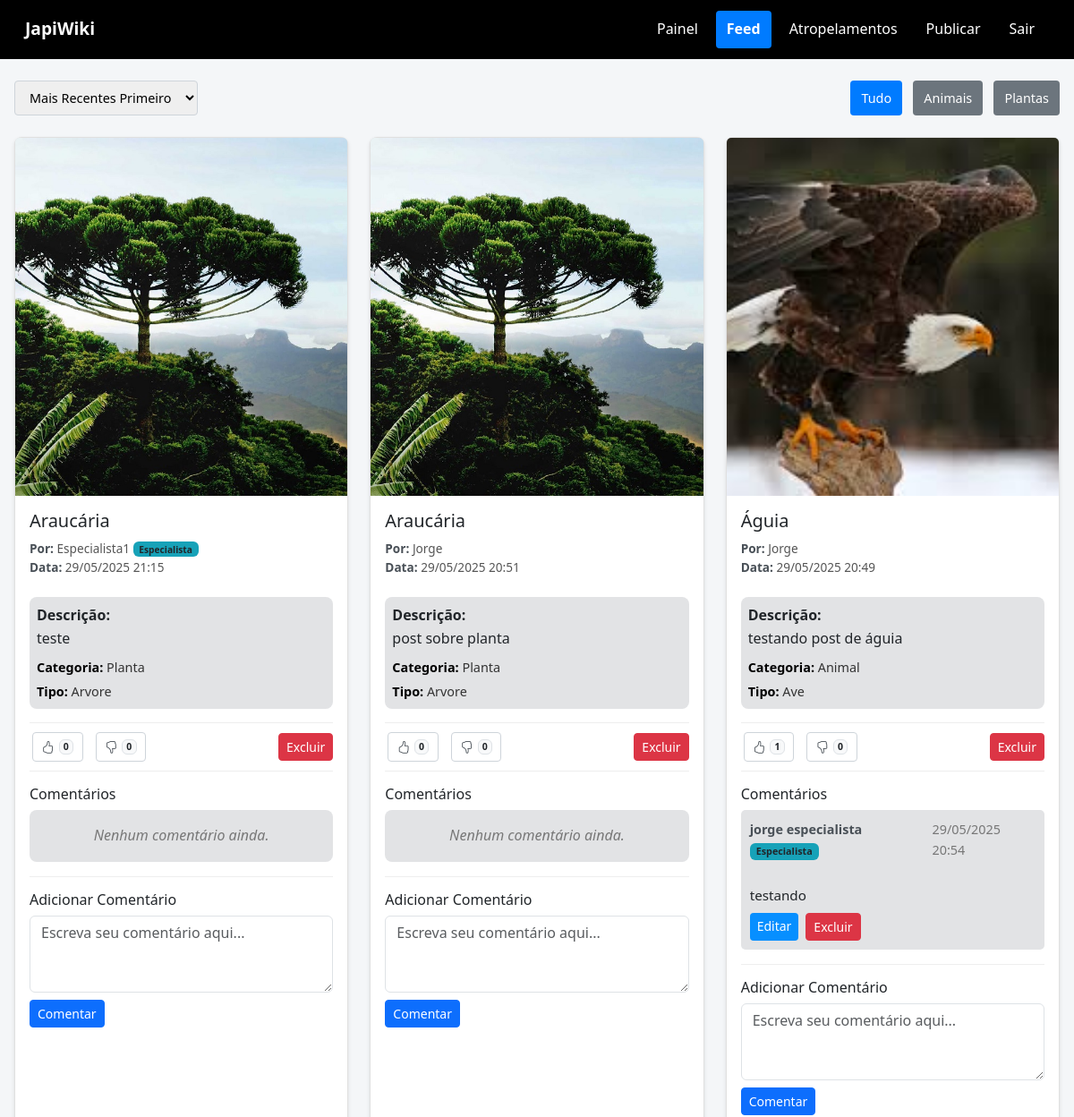
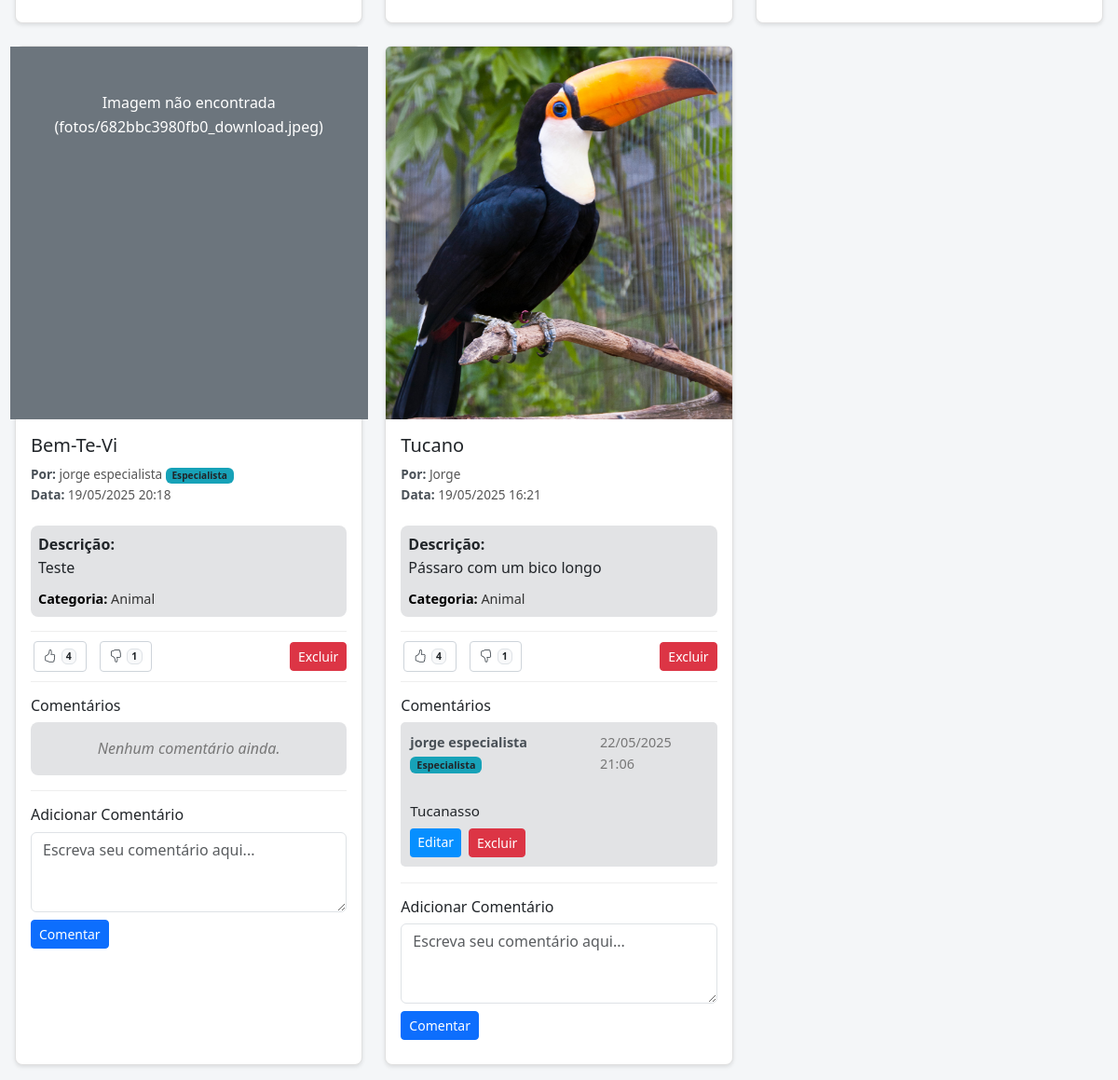
Page /feed_user.php (signed in) on the earlier database version (2 pictures, top to bottom).
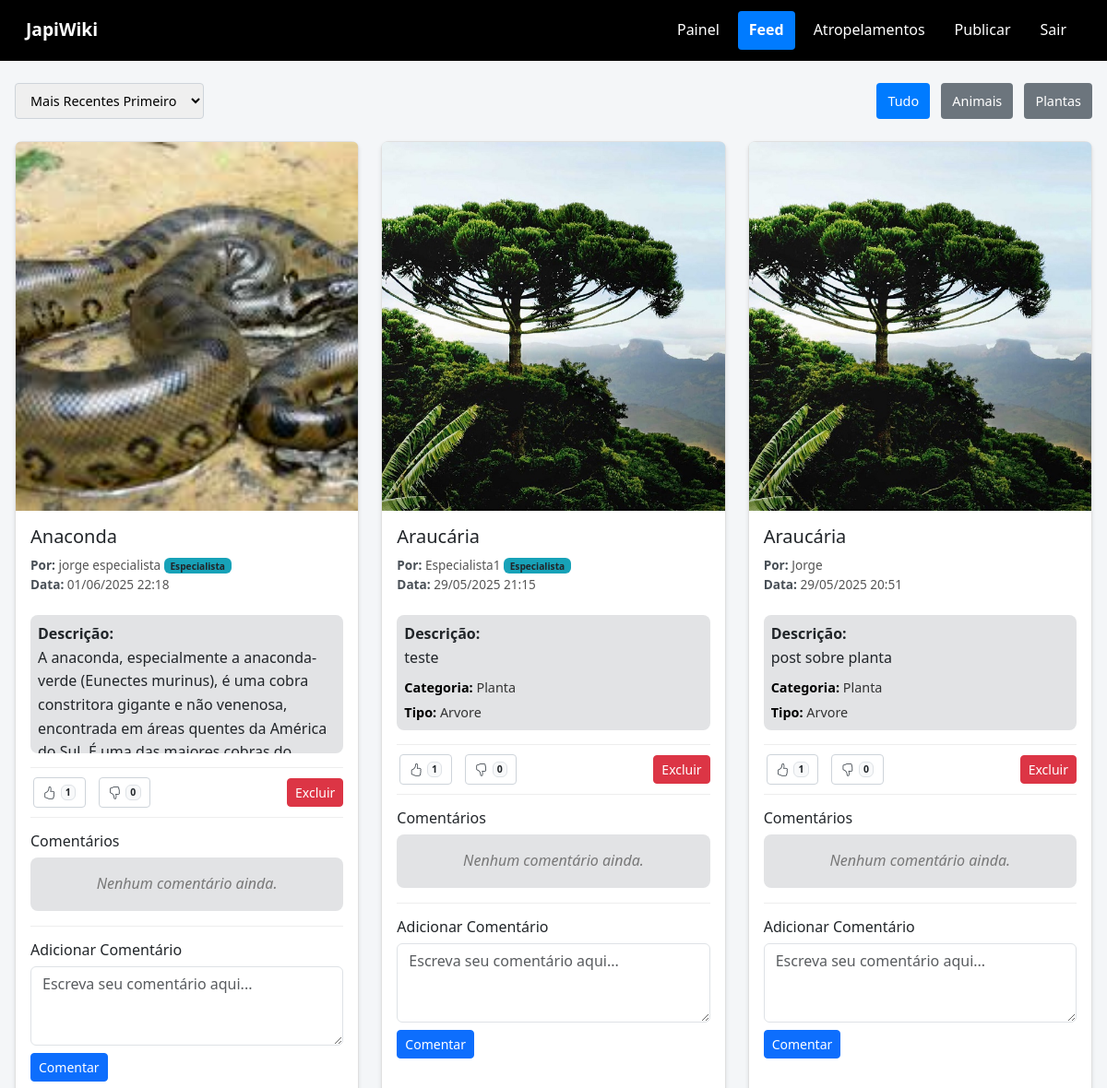
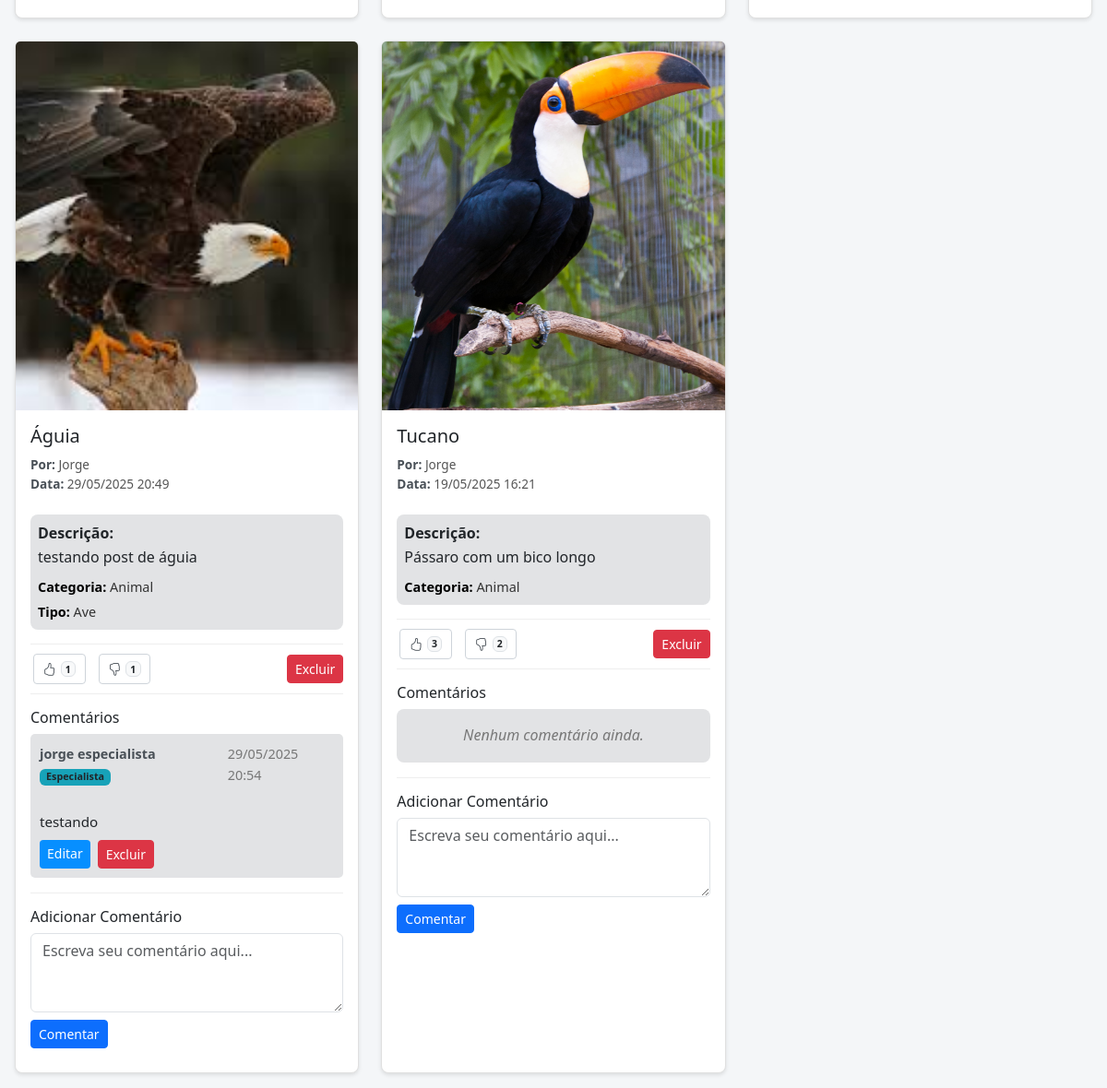
Same page on the later database version (2 pictures, top to bottom).
### tables this page shows
CREATE TABLE `publicacoes` (
  `id` int(11) NOT NULL,
  `especie` varchar(255) NOT NULL,
  `foto` varchar(255) NOT NULL,
  `usuario_id` int(11) NOT NULL,
  `data_publicacao` datetime DEFAULT current_timestamp(),
  `titulo` varchar(255) DEFAULT NULL,
  `descricao` text DEFAULT NULL,
  `caminho_foto` varchar(255) DEFAULT NULL,
  `atropelamento` tinyint(1) DEFAULT 0,
  `categoria` varchar(50) DEFAULT NULL,
  `tipo_especifico` varchar(100) DEFAULT NULL,
  `sub_categoria` varchar(100) DEFAULT NULL,
  `nome_cientifico` varchar(255) DEFAULT NULL
);

CREATE TABLE `usuarios` (
  `id` int(11) NOT NULL,
  `nome` varchar(100) NOT NULL,
  `email` varchar(100) NOT NULL,
  `senha` varchar(255) NOT NULL,
  `cargo` enum('user','especialista','admin') DEFAULT 'user',
  `token_senha` varchar(64) DEFAULT NULL,
  `token_expiracao` datetime DEFAULT NULL,
  `area_especialidade` varchar(255) DEFAULT NULL
);

CREATE TABLE `comentarios` (
  `id` int(11) NOT NULL,
  `publicacao_id` int(11) NOT NULL,
  `tipo_publicacao` varchar(50) DEFAULT 'publicacao',
  `usuario_id` int(11) NOT NULL,
  `comentario` text NOT NULL,
  `texto` text NOT NULL,
  `data_comentario` datetime DEFAULT current_timestamp()
);

### feed_user.php (the view, shortened to what this page needs)
<?php
include 'conexao.php';
$painel_voltar = 'painel_usuario.php';
if (isset($_SESSION['cargo'])) {
    if ($_SESSION['cargo'] === 'admin') {
        $painel_voltar = 'admin.php';
    } elseif ($_SESSION['cargo'] === 'especialista') {
        $painel_voltar = 'painel_especialista.php';
    }
}
$cargo_usuario_sessao = $_SESSION['cargo'] ?? 'user';
$pode_interagir = true;
$pode_comentar = ($cargo_usuario_sessao === 'especialista' || $cargo_usuario_sessao === 'admin');
$ordem = $_GET['ordem'] ?? 'DESC';
$ordem_sql = ($ordem === 'ASC') ? 'ASC' : 'DESC';
$filtro = $_GET['filtro'] ?? 'tudo';
$where_filtro = '';
$stmt = $conn->prepare("
    SELECT p.*, u.nome AS nome_usuario_post, u.id AS id_usuario_post, u.cargo AS cargo_usuario_post,
    (SELECT COUNT(*) FROM interacoes WHERE publicacao_id = p.id AND tipo = 'like') AS likes,
    (SELECT COUNT(*) FROM interacoes WHERE publicacao_id = p.id AND tipo = 'dislike') AS dislikes,
    (SELECT tipo FROM interacoes WHERE publicacao_id = p.id AND usuario_id = ?) AS minha_interacao
    FROM publicacoes p
    JOIN usuarios u ON p.usuario_id = u.id
    WHERE p.atropelamento = 0 $where_filtro
    ORDER BY p.data_publicacao $ordem_sql");
$stmt->bind_param("i", $_SESSION['usuario_id']);
$stmt->execute();
$resultado = $stmt->get_result();
?>
<!DOCTYPE html>
<html lang="pt-br">
<head>
    <link href="https://cdn.jsdelivr.net/npm/bootstrap@5.3.0/dist/css/bootstrap.min.css" rel="stylesheet">
    <link href="css/feed.css" rel="stylesheet">
    <link rel="stylesheet" href="https://cdn.jsdelivr.net/npm/bootstrap-icons@1.11.1/font/bootstrap-icons.css">
</head>
<body>
    <nav id="japi-navbar" class="navbar navbar-expand-lg navbar-dark bg-dark justify-content-end">
        <div class="container-fluid d-flex justify-content-between">
            <a class="navbar-brand" href="#">JapiWiki</a>
            <div class="collapse navbar-collapse justify-content-end" id="navbarNavAltMarkup">
                <div class="navbar-nav">
                    <a class="nav-link" href="<?= $painel_voltar ?>">Painel</a>
                    <a class="nav-link active" aria-current="page" href="feed_user.php">Feed</a>
                    <a class="nav-link" href="feed_atropelamentos.php">Atropelamentos</a>
                    <a class="nav-link" href="publicar.php">Publicar</a>
                    <a class="nav-link" href="logout.php">Sair</a>
                </div>
            </div>
        </div>
    </nav>
    <div class="feed-container container mt-4">
        <div class="order-filter-container">
            <div class="order-select-container">
                <select class="order-select form-select-sm" onchange="window.location.href='feed_user.php?ordem=' + this.value + '&filtro=<?= $filtro ?>'">
                    <option value="DESC" <?= ($ordem === 'DESC') ? 'selected' : '' ?>>Mais Recentes Primeiro</option>
                </select>
            </div>
            <div class="filter-buttons-container">
                <button class="filter-button <?= ($filtro === 'tudo' ? 'active' : '') ?>" onclick="window.location.href='feed_user.php?filtro=tudo&ordem=<?= $ordem ?>'">Tudo</button>
                <button class="filter-button <?= ($filtro === 'animal' ? 'active' : '') ?>" onclick="window.location.href='feed_user.php?filtro=animal&ordem=<?= $ordem ?>'">Animais</button>
                <button class="filter-button <?= ($filtro === 'planta' ? 'active' : '') ?>" onclick="window.location.href='feed_user.php?filtro=planta&ordem=<?= $ordem ?>'">Plantas</button>
            </div>
        </div>
        <?php while ($pub = $resultado->fetch_assoc()): ?>
            <div class="card mb-3">
                <?php
                $nome_arquivo = basename($pub['caminho_foto']);
                $caminho_imagem = "fotos/" . $nome_arquivo;
                ?>
                <div class="card-img-container">
                    <?php if (file_exists(__DIR__ . "/" . $caminho_imagem) && !is_dir(__DIR__ . "/" . $caminho_imagem)): ?>
                        <img src="<?= htmlspecialchars($caminho_imagem) ?>" class="card-img-top" alt="<?= htmlspecialchars($pub['titulo'] ?? '') ?>">
                    <?php else: ?>
                        <div class="bg-secondary text-white p-5 text-center">
                            Imagem não encontrada (<?= htmlspecialchars($caminho_imagem)?>)
                        </div>
                    <?php endif; ?>
                </div>
                <div class="card-body">
                    <h5 class="card-title"><?= htmlspecialchars($pub['titulo'] ?? '') ?></h5>
                    <div class="post-info">
                        <strong>Por:</strong> <?= htmlspecialchars($pub['nome_usuario_post'] ?? 'Desconhecido') ?>
                        <?php if ($pub['cargo_usuario_post'] === 'especialista'): ?>
                            <span class="badge bg-info text-dark">Especialista</span>
                        <?php elseif ($pub['cargo_usuario_post'] === 'admin'): ?>
                            <span class="badge bg-danger">Admin</span>
                        <?php endif; ?>
                        <br>
                        <strong>Data:</strong> <?= date('d/m/Y H:i', strtotime($pub['data_publicacao'] ?? '')) ?>
                    </div>
                    <div class="description-container">
                        <p class="card-text"><strong>Descrição:</strong><br>
                        <?= nl2br(htmlspecialchars($pub['descricao'] ?? '')) ?></p>
                        <div class="post-category-info">
                            <?php if (!empty($pub['categoria'])): ?>
                                <p class="card-text"><strong>Categoria:</strong> <?= ucfirst(htmlspecialchars($pub['categoria'])) ?></p>
                            <?php endif; ?>
                            <?php if (!empty($pub['sub_categoria'])): ?>
                                <p class="card-text"><strong>Tipo:</strong> <?= ucfirst(htmlspecialchars($pub['sub_categoria'])) ?></p>
                            <?php endif; ?>
                        </div>
                    </div>
                    <div class="card-actions">
                        <div class="btn-group" role="group">
                            <button class="like-button <?= ($pub['minha_interacao'] === 'like' ? 'like-active' : '') ?>"
                                    data-publicacao-id="<?= $pub['id'] ?>" data-tipo="like" <?= (!$pode_interagir ? 'disabled' : '') ?>>
                                <i class="bi bi-hand-thumbs-up"></i> <span class="badge like-count-<?= $pub['id'] ?>"><?= $pub['likes'] ?></span>
                            </button>
                            <button class="dislike-button <?= ($pub['minha_interacao'] === 'dislike' ? 'dislike-active' : '') ?>"
                                    data-publicacao-id="<?= $pub['id'] ?>" data-tipo="dislike" <?= (!$pode_interagir ? 'disabled' : '') ?>>
                                <i class="bi bi-hand-thumbs-down"></i> <span class="badge dislike-count-<?= $pub['id'] ?>"><?= $pub['dislikes'] ?></span>
                            </button>
                        </div>
                        <?php if (isset($_SESSION['cargo']) && ($_SESSION['cargo'] === 'admin' || (isset($pub['id_usuario_post']) && $_SESSION['usuario_id'] == $pub['id_usuario_post']))): ?>
                            <a href="delete.php?id=<?= $pub['id'] ?>&tipo=publicacao" class="btn btn-danger btn-sm"
                               onclick="return confirm('Tem certeza que deseja excluir esta publicação?')">
                                Excluir
                            </a>
                        <?php endif; ?>
                    </div>
                    <div class="comment-section">
                        <h6>Comentários</h6>
                        <?php
                        $stmt_comentarios = $conn->prepare("
                            SELECT c.*, u.nome AS nome_usuario_comentario, u.cargo AS cargo_usuario_comentario, u.id AS id_usuario_comentario
                            FROM comentarios c
                            JOIN usuarios u ON c.usuario_id = u.id
                            WHERE c.publicacao_id = ? AND c.tipo_publicacao = 'publicacao'
                            ORDER BY c.data_comentario ASC
                        ");
                        $stmt_comentarios->bind_param("i", $pub['id']);
                        $stmt_comentarios->execute();
                        $comentarios = $stmt_comentarios->get_result();
                        if ($comentarios->num_rows > 0):
                            while ($comentario = $comentarios->fetch_assoc()): ?>
                                <div class="comment">
                                    <div class="comment-header">
                                        <span class="comment-author">
                                            <?= htmlspecialchars($comentario['nome_usuario_comentario']) ?>
                                            <?php if ($comentario['cargo_usuario_comentario'] === 'especialista'): ?>
                                                <span class="badge bg-info text-dark">Especialista</span>
                                            <?php elseif ($comentario['cargo_usuario_comentario'] === 'admin'): ?>
                                                <span class="badge bg-danger">Admin</span>
                                            <?php endif; ?>
                                        </span>
                                        <span class="comment-date">
                                            <?= date('d/m/Y H:i', strtotime($comentario['data_comentario'])) ?>
                                        </span>
                                    </div>
                                    <div class="comment-content">
                                        <?= nl2br(htmlspecialchars($comentario['comentario'])) ?>
                                    </div>
                                    <?php if (isset($_SESSION['cargo']) && ($_SESSION['cargo'] === 'admin' || (isset($comentario['id_usuario_comentario']) && $_SESSION['usuario_id'] == $comentario['id_usuario_comentario']))): ?>
                                        <div class="comment-actions mt-2">
                                            <a href="editar_comentario.php?comentario_id=<?= $comentario['id'] ?>&tipo_publicacao=publicacao&publicacao_id=<?= $pub['id'] ?>" class="btn btn-edit btn-sm">Editar</a>
                                            <a href="delete.php?comentario_id=<?= $comentario['id'] ?>&tipo=publicacao_comentario&publicacao_id=<?= $pub['id'] ?>" class="btn btn-danger btn-sm" onclick="return confirm('Tem certeza que deseja excluir este comentário?')">Excluir</a>
                                        </div>
                                    <?php endif; ?>
                                </div>
                            <?php endwhile;
                        else: ?>
                            <div class="no-comments">Nenhum comentário ainda.</div>
                        <?php endif;
                        ?>
                    </div>
                    <?php if ($pode_comentar): ?>
                        <div class="comment-form mt-3">
                            <h6>Adicionar Comentário</h6>
                            <form method="POST" action="feed_user.php?<?= http_build_query($_GET) ?>">
                                <textarea name="comentario" rows="3" class="form-control mb-2" required placeholder="Escreva seu comentário aqui..."></textarea>
                                <button type="submit" class="btn btn-primary btn-sm">Comentar</button>
                            </form>
                        </div>
                    <?php endif; ?>
                </div>
            </div>
        <?php endwhile; ?>
    </div>
</body>
</html>

### css/feed.css (style rules this page uses)
body { margin: 0; padding: 0; font-family: 'Segoe UI', Tahoma, Geneva, Verdana, sans-serif; background-color: #f4f6f8; color: #333; line-height: 1.6; }
#japi-navbar { background-color: black !important; padding: 0.75rem 1rem !important; }
#japi-navbar .navbar-nav .nav-link { color: white !important; padding: 0.5rem 0.75rem !important; margin: 0 0.25rem !important; border-radius: 0.25rem !important; transition: all 0.3s ease !important; }
#japi-navbar .navbar-nav .nav-link.active { background-color: #007bff !important; color: white !important; font-weight: bold !important; }
#japi-navbar .navbar-brand { color: white !important; font-weight: bold !important; font-size: 1.2rem !important; }
.feed-container { max-width: 1200px; margin: 1rem auto; padding: 0 1rem; display: grid; grid-template-columns: repeat(auto-fill, minmax(350px, 1fr)); gap: 1.5rem; align-items: stretch; }
.card { border: 1px solid #e0e0e0; border-radius: 0.5rem; box-shadow: 0 2px 4px rgba(0, 0, 0, 0.1); transition: all 0.3s ease; background-color: #fff; display: flex; flex-direction: column; height: 100%; }
.card-img-container { height: 400px; display: flex; justify-content: center; background-color: #f8f9fa; border-top-left-radius: 0.5rem; border-top-right-radius: 0.5rem; }
.card-img-top { max-height: 100%; max-width: 100%; object-fit: cover; object-position: center; }
.card-body { display: flex; flex-direction: column; flex-grow: 1; padding-bottom: 10px; }
.card-title { font-size: 1.25rem; margin-bottom: 0.5rem; color: #212529; }
.post-info { font-size: 0.9rem; color: #6c757d; margin-bottom: 0.75rem; }
.post-info strong { color: #495057; }
.description-container { margin-top: 0.75rem; max-height: 150px; overflow-y: auto; background-color: #E2E3E5 !important; border-radius: 0.5rem; padding: 0.5rem; margin-bottom: 0.75rem; }
.card-text { line-height: 1.6; margin-bottom: 0; }
.card-actions { margin-top: auto; display: flex; justify-content: space-between; align-items: center; padding-top: 10px; border-top: 1px solid #eee; margin-top: 10px; padding-bottom: 10px; }
.btn-group { gap: 0.5rem; }
.comment-section { max-height: 200px; overflow-y: auto; padding-top: 1rem; border-top: 1px solid #eee; }
.comment { background-color: #E2E3E5 !important; border-radius: 0.5rem; padding: 0.5rem; }
.comment-header { display: flex; justify-content: space-between; font-size: 0.85rem; }
.comment-author { font-weight: bold; color: #495057; }
.comment-date { color: #6c757d; }
.comment-content { line-height: 1.5; white-space: pre-line; }
.comment-actions { display: flex; gap: 0.5rem; margin-top: 0.5rem; }
.no-comments { font-style: italic; color: #6c757d; text-align: center; background-color: #E2E3E5; border-radius: 0.5rem; padding: 1rem; }
.comment-form { margin-top: 1rem; padding-top: 1rem; border-top: 1px solid #eee; }
.order-filter-container { display: flex; justify-content: space-between; align-items: center; grid-column: 1 / -1; }
.filter-button { padding: 0.5rem 0.75rem; border-radius: 0.25rem; border: 1px solid #6c757d; background-color: black; color: white; font-size: 0.8rem; cursor: pointer; margin-left: 0.5rem; }
.filter-button.active { background-color: #007bff; border-color: #007bff; }
@media (max-width: 1200px) { .feed-container { grid-template-columns: repeat(auto-fill, minmax(300px, 1fr)); } }

Differences in the rows shown:
removed publicacoes: caminho_foto "fotos/682bbc3980fb0_download.jpeg", titulo "Bem-Te-Vi", usuario.nome "jorge especialista", shows "Especialista", data_publicacao "19/05/2025 20:18", descricao "Teste", categoria "Animal", likes "4", dislikes "1", atropelamento "Nenhum comentário ainda."
removed comentarios: usuario.nome "jorge especialista", data_comentario "22/05/2025 21:06", comentario "Tucanasso", shown under publicacoes "Tucano"
added publicacoes: caminho_foto (picture), titulo "Anaconda", usuario.nome "jorge especialista", shows "Especialista", data_publicacao "01/06/2025 22:18", descricao "A anaconda, especialmente a anaconda-verde (Eunectes murinus), é uma cobra constritora gigante e não venenosa, encontrada em áreas quentes da América…", likes "1", dislikes "0", shows "Nenhum comentário ainda."
computed for publicacoes "teste": likes "0" → "1"
computed for publicacoes "post sobre planta": likes "0" → "1"
computed for publicacoes "Águia": dislikes "0" → "1"
shown differently, row unchanged: publicacoes "Tucano": likes "4" → "3"; dislikes "1" → "2"; now shows "Nenhum comentário ainda."
